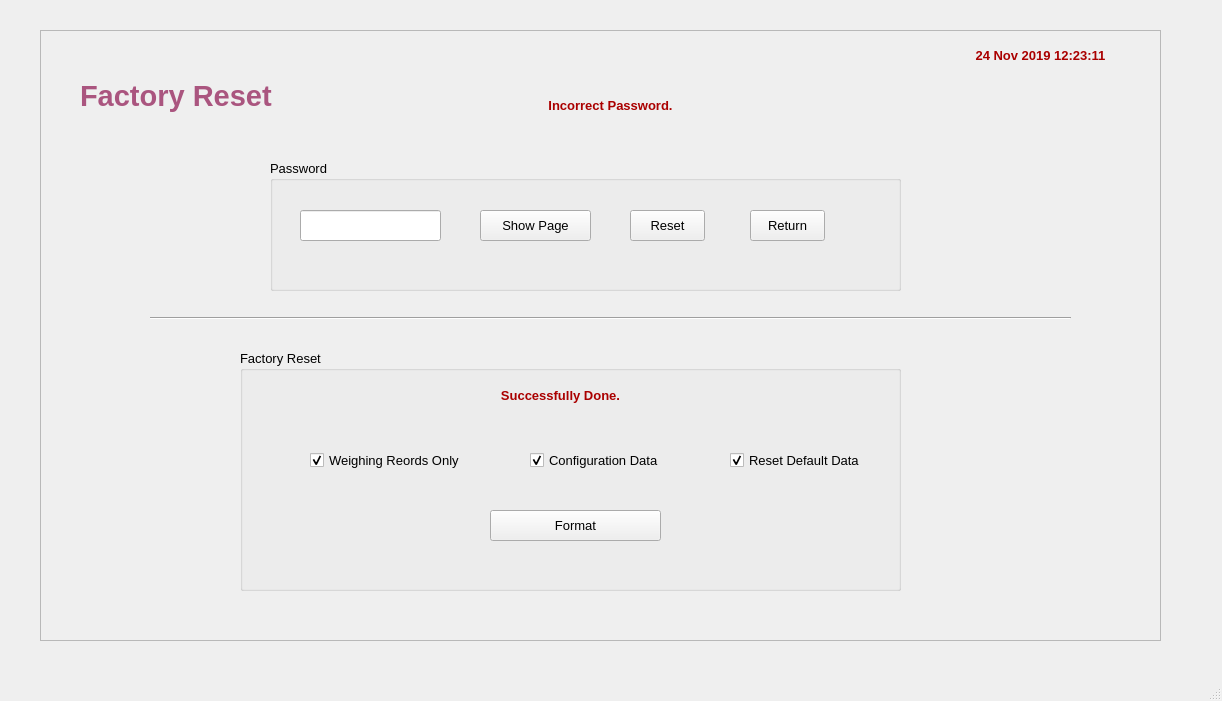
<?xml version="1.0" encoding="UTF-8"?>
<ui version="4.0">
 <class>MainWindow</class>
 <widget class="QMainWindow" name="MainWindow">
  <property name="geometry">
   <rect>
    <x>0</x>
    <y>0</y>
    <width>1222</width>
    <height>701</height>
   </rect>
  </property>
  <property name="baseSize">
   <size>
    <width>0</width>
    <height>0</height>
   </size>
  </property>
  <property name="windowTitle">
   <string>MainWindow</string>
  </property>
  <widget class="QWidget" name="centralwidget">
   <widget class="QFrame" name="frame">
    <property name="geometry">
     <rect>
      <x>40</x>
      <y>30</y>
      <width>1121</width>
      <height>611</height>
     </rect>
    </property>
    <property name="layoutDirection">
     <enum>Qt::LeftToRight</enum>
    </property>
    <property name="frameShape">
     <enum>QFrame::StyledPanel</enum>
    </property>
    <property name="frameShadow">
     <enum>QFrame::Raised</enum>
    </property>
    <widget class="QLabel" name="label_19">
     <property name="geometry">
      <rect>
       <x>40</x>
       <y>40</y>
       <width>451</width>
       <height>51</height>
      </rect>
     </property>
     <property name="font">
      <font>
       <family>MS Sans Serif</family>
       <pointsize>22</pointsize>
       <weight>75</weight>
       <bold>true</bold>
       <underline>false</underline>
      </font>
     </property>
     <property name="styleSheet">
      <string notr="true">color: rgb(170, 85, 127);</string>
     </property>
     <property name="text">
      <string>Factory Reset</string>
     </property>
     <property name="alignment">
      <set>Qt::AlignLeading|Qt::AlignLeft|Qt::AlignVCenter</set>
     </property>
    </widget>
    <widget class="QLabel" name="label_3">
     <property name="geometry">
      <rect>
       <x>460</x>
       <y>60</y>
       <width>221</width>
       <height>31</height>
      </rect>
     </property>
     <property name="font">
      <font>
       <family>MS Sans Serif</family>
       <pointsize>10</pointsize>
       <weight>75</weight>
       <bold>true</bold>
      </font>
     </property>
     <property name="styleSheet">
      <string notr="true">color: rgb(0, 0, 255);
color: rgb(170, 0, 0);</string>
     </property>
     <property name="text">
      <string>Incorrect Password.</string>
     </property>
     <property name="alignment">
      <set>Qt::AlignCenter</set>
     </property>
    </widget>
    <widget class="QGroupBox" name="groupBox">
     <property name="geometry">
      <rect>
       <x>230</x>
       <y>130</y>
       <width>631</width>
       <height>131</height>
      </rect>
     </property>
     <property name="font">
      <font>
       <family>MS Sans Serif</family>
       <pointsize>10</pointsize>
      </font>
     </property>
     <property name="title">
      <string>Password</string>
     </property>
     <widget class="QLineEdit" name="lineEdit">
      <property name="geometry">
       <rect>
        <x>30</x>
        <y>50</y>
        <width>141</width>
        <height>31</height>
       </rect>
      </property>
      <property name="text">
       <string/>
      </property>
      <property name="echoMode">
       <enum>QLineEdit::Password</enum>
      </property>
     </widget>
     <widget class="QPushButton" name="pushButton">
      <property name="geometry">
       <rect>
        <x>210</x>
        <y>50</y>
        <width>111</width>
        <height>31</height>
       </rect>
      </property>
      <property name="text">
       <string>Show Page</string>
      </property>
     </widget>
     <widget class="QPushButton" name="pushButton_2">
      <property name="geometry">
       <rect>
        <x>360</x>
        <y>50</y>
        <width>75</width>
        <height>31</height>
       </rect>
      </property>
      <property name="text">
       <string>Reset</string>
      </property>
     </widget>
     <widget class="QPushButton" name="pushButton_3">
      <property name="geometry">
       <rect>
        <x>480</x>
        <y>50</y>
        <width>75</width>
        <height>31</height>
       </rect>
      </property>
      <property name="text">
       <string>Return</string>
      </property>
     </widget>
    </widget>
    <widget class="QLabel" name="label_4">
     <property name="geometry">
      <rect>
       <x>890</x>
       <y>10</y>
       <width>221</width>
       <height>31</height>
      </rect>
     </property>
     <property name="font">
      <font>
       <family>MS Sans Serif</family>
       <pointsize>10</pointsize>
       <weight>75</weight>
       <bold>true</bold>
      </font>
     </property>
     <property name="styleSheet">
      <string notr="true">color: rgb(0, 0, 255);
color: rgb(170, 0, 0);</string>
     </property>
     <property name="text">
      <string>24 Nov 2019 12:23:11</string>
     </property>
     <property name="alignment">
      <set>Qt::AlignCenter</set>
     </property>
    </widget>
    <widget class="Line" name="line">
     <property name="geometry">
      <rect>
       <x>110</x>
       <y>280</y>
       <width>921</width>
       <height>16</height>
      </rect>
     </property>
     <property name="orientation">
      <enum>Qt::Horizontal</enum>
     </property>
    </widget>
    <widget class="QGroupBox" name="groupBox_2">
     <property name="geometry">
      <rect>
       <x>200</x>
       <y>320</y>
       <width>661</width>
       <height>241</height>
      </rect>
     </property>
     <property name="font">
      <font>
       <family>MS Sans Serif</family>
       <pointsize>10</pointsize>
      </font>
     </property>
     <property name="title">
      <string>Factory Reset</string>
     </property>
     <widget class="QPushButton" name="pushButton_5">
      <property name="geometry">
       <rect>
        <x>250</x>
        <y>160</y>
        <width>171</width>
        <height>31</height>
       </rect>
      </property>
      <property name="font">
       <font>
        <family>MS Sans Serif</family>
        <pointsize>10</pointsize>
       </font>
      </property>
      <property name="text">
       <string>Format</string>
      </property>
     </widget>
     <widget class="QLabel" name="label_5">
      <property name="geometry">
       <rect>
        <x>210</x>
        <y>30</y>
        <width>221</width>
        <height>31</height>
       </rect>
      </property>
      <property name="font">
       <font>
        <family>MS Sans Serif</family>
        <pointsize>10</pointsize>
        <weight>75</weight>
        <bold>true</bold>
       </font>
      </property>
      <property name="styleSheet">
       <string notr="true">color: rgb(0, 0, 255);
color: rgb(170, 0, 0);</string>
      </property>
      <property name="text">
       <string>Successfully Done.</string>
      </property>
      <property name="alignment">
       <set>Qt::AlignCenter</set>
      </property>
     </widget>
     <widget class="QCheckBox" name="checkBox">
      <property name="geometry">
       <rect>
        <x>70</x>
        <y>90</y>
        <width>181</width>
        <height>41</height>
       </rect>
      </property>
      <property name="text">
       <string>Weighing Reords Only</string>
      </property>
      <property name="checked">
       <bool>true</bool>
      </property>
     </widget>
     <widget class="QCheckBox" name="checkBox_2">
      <property name="geometry">
       <rect>
        <x>490</x>
        <y>90</y>
        <width>141</width>
        <height>41</height>
       </rect>
      </property>
      <property name="text">
       <string>Reset Default Data</string>
      </property>
      <property name="checked">
       <bool>true</bool>
      </property>
     </widget>
     <widget class="QCheckBox" name="checkBox_3">
      <property name="geometry">
       <rect>
        <x>290</x>
        <y>90</y>
        <width>181</width>
        <height>41</height>
       </rect>
      </property>
      <property name="text">
       <string>Configuration Data</string>
      </property>
      <property name="checked">
       <bool>true</bool>
      </property>
     </widget>
    </widget>
   </widget>
  </widget>
  <widget class="QMenuBar" name="menubar">
   <property name="geometry">
    <rect>
     <x>0</x>
     <y>0</y>
     <width>1222</width>
     <height>21</height>
    </rect>
   </property>
  </widget>
  <widget class="QStatusBar" name="statusbar"/>
 </widget>
 <resources/>
 <connections/>
</ui>
